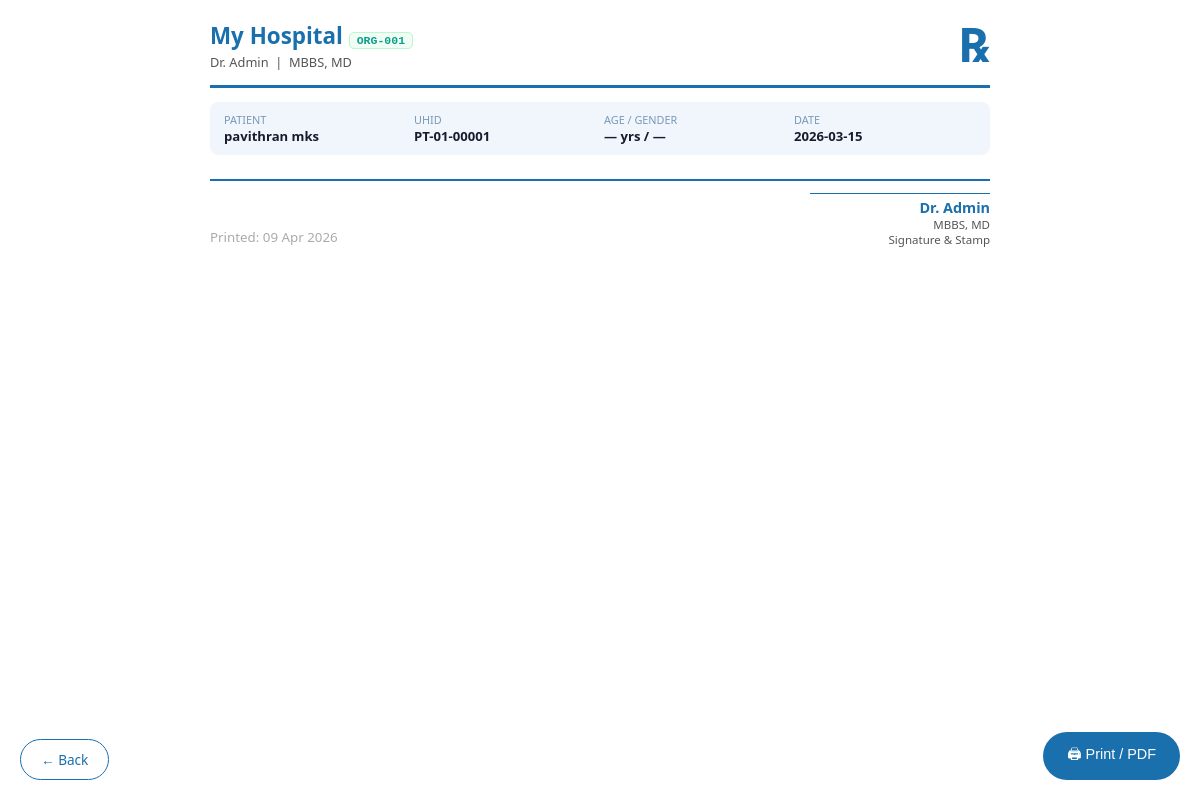
Page /visits/1/1/print (signed in) on the committed database.
### tables this page shows
CREATE TABLE hospitals(
            id         INTEGER PRIMARY KEY AUTOINCREMENT,
            name       TEXT NOT NULL,
            tagline    TEXT DEFAULT 'Quality Healthcare',
            address    TEXT DEFAULT '',
            phone      TEXT DEFAULT '',
            email      TEXT DEFAULT '',
            color1     TEXT DEFAULT '#1a6fad',
            color2     TEXT DEFAULT '#0e9f8b',
            is_active  INTEGER DEFAULT 1,
            created_at TIMESTAMP DEFAULT CURRENT_TIMESTAMP
        , org_id TEXT);

CREATE TABLE settings(
            id             INTEGER PRIMARY KEY AUTOINCREMENT,
            hospital_id    INTEGER UNIQUE NOT NULL,
            doctor_name    TEXT DEFAULT '',
            doctor_degree  TEXT DEFAULT 'MBBS, MD',
            FOREIGN KEY (hospital_id) REFERENCES hospitals(id)
        );

CREATE TABLE patients(
            id                INTEGER PRIMARY KEY AUTOINCREMENT,
            hospital_id       INTEGER NOT NULL,
            uhid              TEXT,
            name              TEXT NOT NULL,
            dob               DATE,
            age               INTEGER,
            gender            TEXT,
            guardian_name     TEXT DEFAULT '',
            guardian_relation TEXT DEFAULT '',
            emergency_contact TEXT DEFAULT '',
            emergency_phone   TEXT DEFAULT '',
            insurance         TEXT DEFAULT '',
            insurance_no      TEXT DEFAULT '',
            blood_group       TEXT DEFAULT '',
            rh_factor         TEXT DEFAULT '',
            height_cm         INTEGER,
            address           TEXT DEFAULT '',
            city              TEXT DEFAULT '',
            state             TEXT DEFAULT '',
            phone             TEXT DEFAULT '',
            email             TEXT DEFAULT '',
            individual_number TEXT DEFAULT '',
            occupation        TEXT DEFAULT '',
            marital_status    TEXT DEFAULT '',
            religion          TEXT DEFAULT '',
            nationality       TEXT DEFAULT 'Indian',
            comorbidity       TEXT DEFAULT '',
            known_allergies   TEXT DEFAULT '',
            past_medical_history TEXT DEFAULT '',
            past_surgical_history TEXT DEFAULT '',
            family_history    TEXT DEFAULT '',
            habits            TEXT DEFAULT '',
            patient_type      TEXT DEFAULT 'OPD'
                              CHECK(patient_type IN ('OPD','IPD','Emergency')),
            created_at        TIMESTAMP DEFAULT CURRENT_TIMESTAMP,
            updated_at        TIMESTAMP DEFAULT CURRENT_TIMESTAMP, org_id TEXT,
            FOREIGN KEY (hospital_id) REFERENCES hospitals(id)
        );

CREATE TABLE visits(
            id            INTEGER PRIMARY KEY AUTOINCREMENT,
            hospital_id   INTEGER NOT NULL,
            patient_id    INTEGER NOT NULL,
            admission_id  INTEGER,
            visit_type    TEXT DEFAULT 'OPD'
                          CHECK(visit_type IN ('OPD','IPD','Emergency')),
            token_no      INTEGER,
            visit_date    DATE NOT NULL,
            visit_time    TIME,
            doctor_id     INTEGER,
            complaints    TEXT DEFAULT '',
            history_of_illness TEXT DEFAULT '',
            examination_findings TEXT DEFAULT '',
            primary_diagnosis TEXT DEFAULT '',
            secondary_diagnosis TEXT DEFAULT '',
            investigation TEXT DEFAULT '',
            prescription  TEXT DEFAULT '',
            notes         TEXT DEFAULT '',
            advice        TEXT DEFAULT '',
            -- Vitals
            bp_systolic   INTEGER,
            bp_diastolic  INTEGER,
            pulse         INTEGER,
            temperature   REAL,
            weight        REAL,
            height        INTEGER,
            spo2          INTEGER,
            rr            INTEGER,
            blood_sugar   REAL,
            -- Follow-up
            followup_date DATE,
            followup_notes TEXT DEFAULT '',
            created_by    INTEGER,
            created_at    TIMESTAMP DEFAULT CURRENT_TIMESTAMP,
            FOREIGN KEY (hospital_id) REFERENCES hospitals(id),
            FOREIGN KEY (patient_id)  REFERENCES patients(id)
        );

### app/routes/visit_routes.py (the view)
@visit_routes.route('/<int:pid>/<int:vid>/print')
def print_prescription(pid, vid):
    if not _ok(): return redirect(url_for('auth.login'))
    hid = _hid(); db = get_db()
    patient   = db.execute('SELECT * FROM patients WHERE id=? AND hospital_id=?',(pid,hid)).fetchone()
    raw_visit = db.execute('SELECT * FROM visits WHERE id=? AND patient_id=? AND hospital_id=?',(vid,pid,hid)).fetchone()
    if not raw_visit: flash('Not found.','danger'); return redirect(url_for('patients.patient_detail',pid=pid))
    doctor = db.execute("SELECT name FROM users WHERE hospital_id=? AND role IN ('admin','doctor') LIMIT 1",(hid,)).fetchone()
    from datetime import datetime as dt
    def calc_age(dob):
        if not dob: return None
        try:
            d = dt.strptime(dob,'%Y-%m-%d').date(); t = date.today()
            return t.year-d.year-((t.month,t.day)<(d.month,d.day))
        except: return None
    pt = {k:(patient[k] if k in patient.keys() else None)
          for k in ['id','name','age','gender','blood_group','comorbidity',
                    'dob','known_allergies','uhid','org_id','individual_number','phone']}
    keys=['id','patient_id','visit_type','token_no','visit_date','visit_time',
          'complaints','history_of_illness','examination_findings',
          'primary_diagnosis','secondary_diagnosis','investigation','prescription',
          'advice','notes','bp_systolic','bp_diastolic','pulse','temperature',
          'weight','height','spo2','rr','blood_sugar','followup_date','followup_notes']
    visit = {k:(raw_visit[k] if k in raw_visit.keys() else None) for k in keys}
    return render_template('prescription.html', patient=pt,
                           display_age=calc_age(pt['dob']) or pt['age'],
                           visit=visit, doctor=doctor,
                           today=date.today().strftime('%d %b %Y'))

### app/database.py (called while the page is built)
def get_db():
    if 'db' not in g:
        g.db = sqlite3.connect(current_app.config['DATABASE'])
        g.db.row_factory = sqlite3.Row
        g.db.execute('PRAGMA foreign_keys = ON')
    return g.db

### app/routes/visit_routes.py (called while the page is built)
def _hid(): return session.get('hospital_id',1)

def _ok():  return 'user_id' in session and 'hospital_id' in session

### templates/prescription.html (shortened to what this page needs)
<!DOCTYPE html><html lang="en"><head><meta charset="UTF-8"/><title>Prescription — {{ patient.name }}</title>
</head><body>
<div class="header">
  <div class="clinic-info">
    <h1>{{ hospital.name }} {% if hospital.org_id %}<span class="org-tag">{{ hospital.org_id }}</span>{% endif %}</h1>
    <p>{{ hospital.doctor }} &nbsp;|&nbsp; {{ hospital.degree }}</p>
  </div>
  <div class="rx-symbol">℞</div>
</div>
<div class="pt-strip">
  <div class="f"><label>Patient</label><span>{{ patient.name }}</span></div>
  <div class="f"><label>UHID</label><span>{{ patient.uhid or '—' }}</span></div>
  <div class="f"><label>Age / Gender</label><span>{{ display_age or '—' }} yrs / {{ patient.gender or '—' }}</span></div>
  <div class="f"><label>Date</label><span>{{ visit.visit_date or today }}</span></div>
</div>
<div class="footer">
  <div>
    {% if visit.followup_date %}<div class="followup-box">📅 Follow up on: <strong>{{ visit.followup_date }}</strong>{% if visit.followup_notes %} — {{ visit.followup_notes }}{% endif %}</div>
    {% else %}<small style="color:#aaa">Printed: {{ today }}</small>{% endif %}
  </div>
  <div style="text-align:right">
    <div class="sig-line"></div>
    <div style="font-weight:700;color:{{ hospital.color1 }};font-size:.9rem">{{ hospital.doctor }}</div>
    <div style="font-size:.72rem;color:#555">{{ hospital.degree }}</div>
    <div style="font-size:.72rem;color:#555">Signature &amp; Stamp</div>
  </div>
</div>
<button class="print-btn no-print" onclick="window.print()">🖨 Print / PDF</button>
<a href="javascript:history.back()" class="no-print" style="position:fixed;bottom:20px;left:20px;background:#fff;color:{{ hospital.color1 }};border:1.5px solid {{ hospital.color1 }};border-radius:50px;padding:10px 20px;text-decoration:none;font-size:.85rem">← Back</a>
</body></html>

### rows in the picture
hospitals: name "My Hospital", org_id "ORG-001"
settings: doctor "Dr. Admin", degree "MBBS, MD"
patients: name "pavithran mks", uhid "PT-01-00001", gender "—"
visits: visit_date "2026-03-15"

### other values in the picture
{{ display_age or '—' }} "—"
